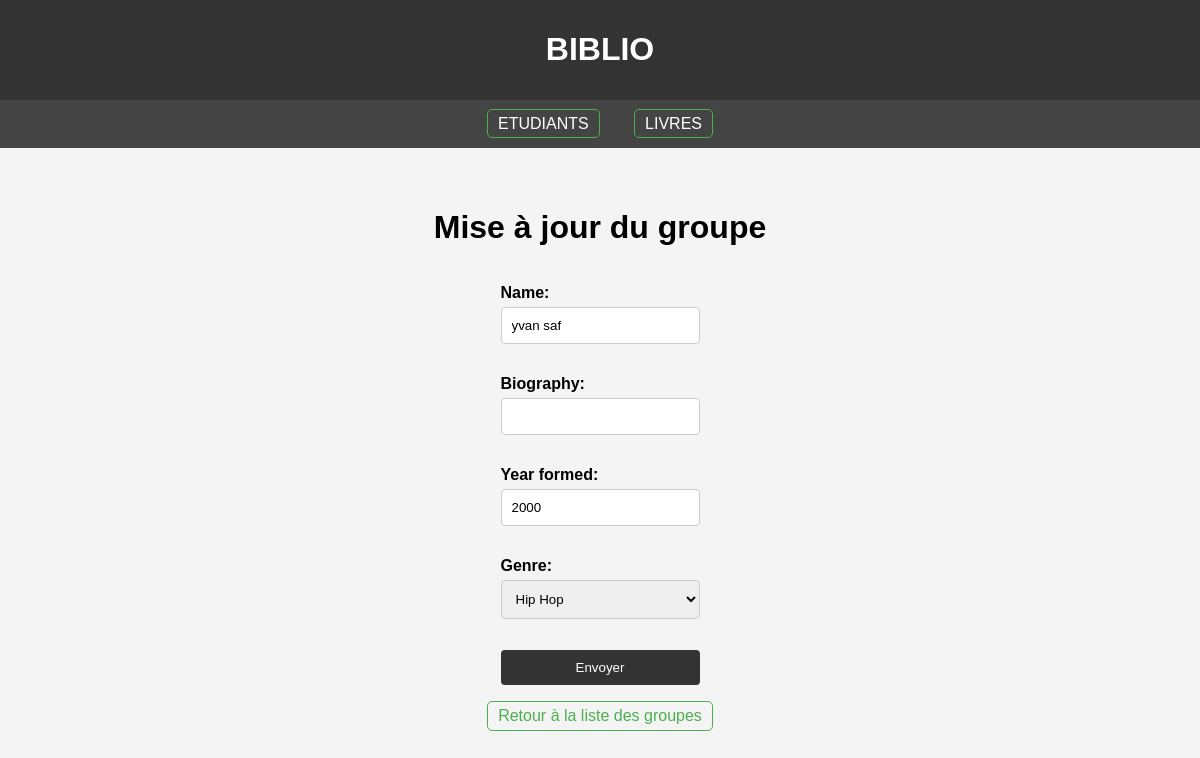
Screenshot of /bands/2/change/ with the database file from the repository.
### listings/models.py (models this page shows, shortened)
class Band(models.Model):
    class Genre(models.TextChoices):
        HIP_HOP = 'HH', 'Hip Hop'
        SYNTH_POP = 'SP', 'Synth Pop'
        ALTERNATIVE_ROCK = 'AR', 'Alternative Rock'
    name = models.fields.CharField(max_length=100)
    biography = models.fields.CharField(max_length=100)
    year_formed = models.fields.IntegerField(validators=[MinValueValidator(1900), MaxValueValidator(2021)])
    active = models.fields.BooleanField(default=True)
    official_homepage = models.fields.URLField(null=True, blank=True)
    genre = models.fields.CharField(choices=Genre.choices, max_length=5)

### listings/views.py (the view)
# urls.py: path('bands/<int:id>/change/', views.band_update, name='band_update'),
def band_update(request, id):
    band = Band.objects.get(id=id)
    if request.method == 'POST':
        form = BandForm(request.POST, instance=band)
        if form.is_valid():
            form.save()
            return redirect('band_detail', band.id)
    else:
        form = BandForm(instance=band)
    return render(request,
                'listings/band_update.html',
                {'form': form})

### listings/forms.py
class BandForm(forms.ModelForm):
    class Meta:
        model = Band
        exclude = ('active', 'official_homepage')  # Exclut ces champs du formulaire

### listings/templates/listings/band_update.html (shortened to what this page needs)
{% extends 'listings/base.html' %}
{% block content %}
<h1>Mise à jour du groupe</h1>
<form action="" method="post">
  {{ form.as_p }}
  <input type="submit" value="Envoyer">
</form>
<a href="{% url 'band_list' %}">Retour à la liste des groupes</a>
{% endblock %}

### listings/static/listings/styles.css (style rules this page uses)
body { font-family: Arial, sans-serif; margin: 0; padding: 0; background-color: #f4f4f4; }
a { color: #4CAF50; text-decoration: none; padding: 5px 10px; border: 1px solid #4CAF50; border-radius: 5px; transition: background-color 0.3s, color 0.3s; }
label { display: block; margin-bottom: 5px; font-weight: bold; }
input[type="text"], input[type="number"], input[type="email"], input[type="url"], textarea, select { width: 100%; padding: 10px; border: 1px solid #ccc; border-radius: 4px; margin-bottom: 15px; box-sizing: border-box; }
input[type="submit"] { background: #333; color: white; padding: 10px; border: none; border-radius: 4px; cursor: pointer; transition: background 0.3s; width: 100%; }

### rows the page displays
Band: name "yvan saf", year_formed "2000", genre "Hip Hop"
